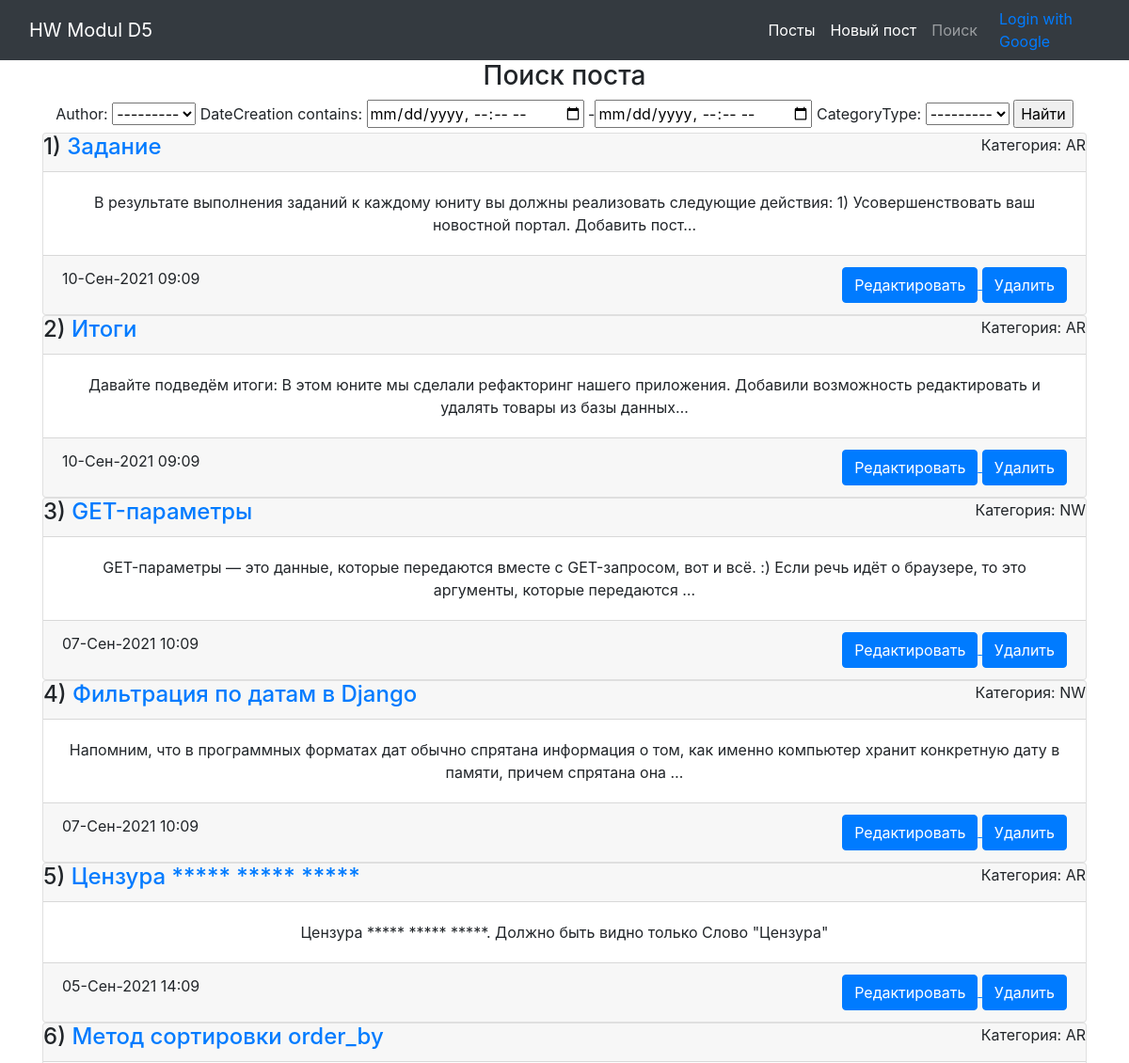
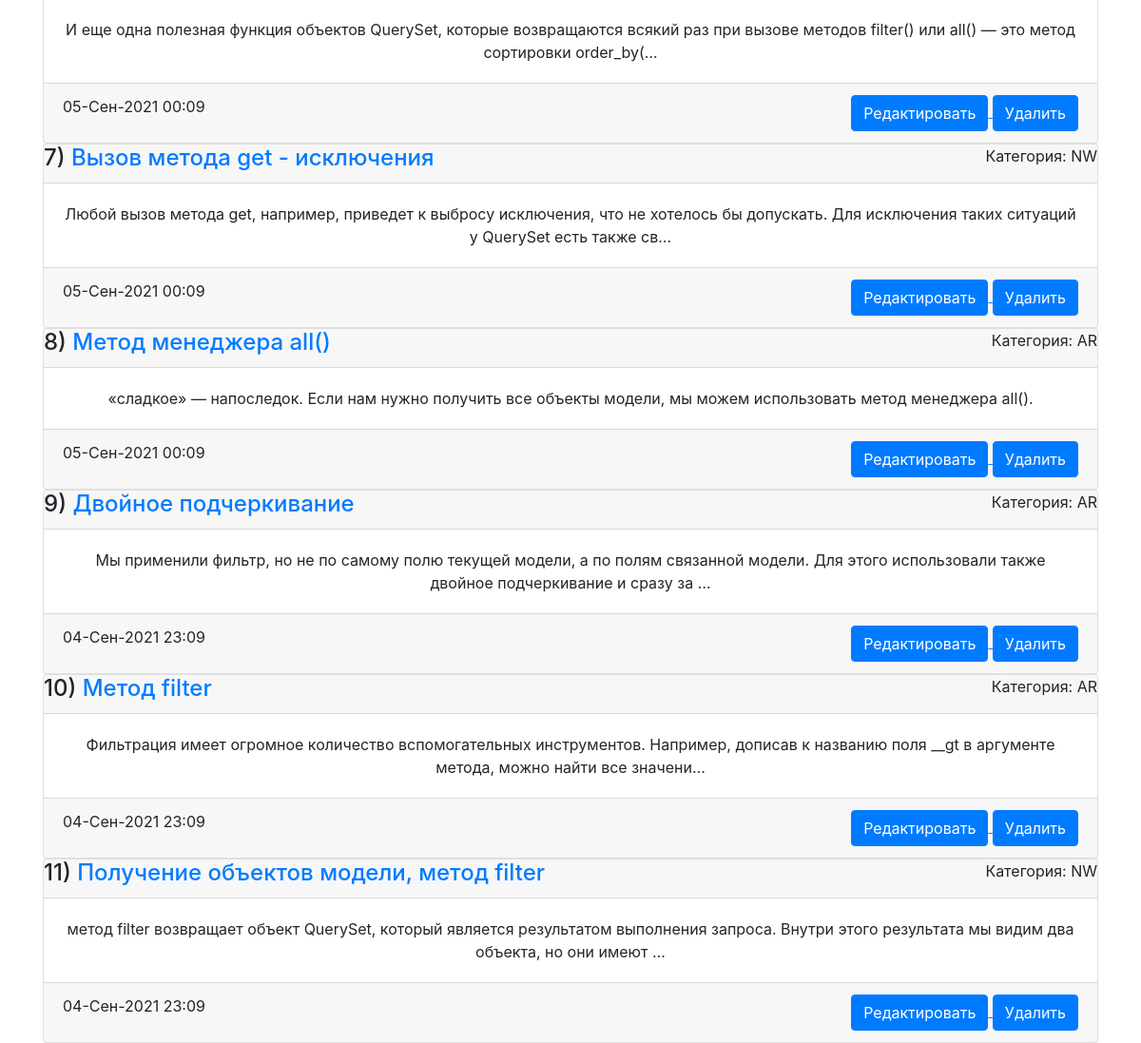
Page /news/search/ on the earlier database version (2 pictures, top to bottom).
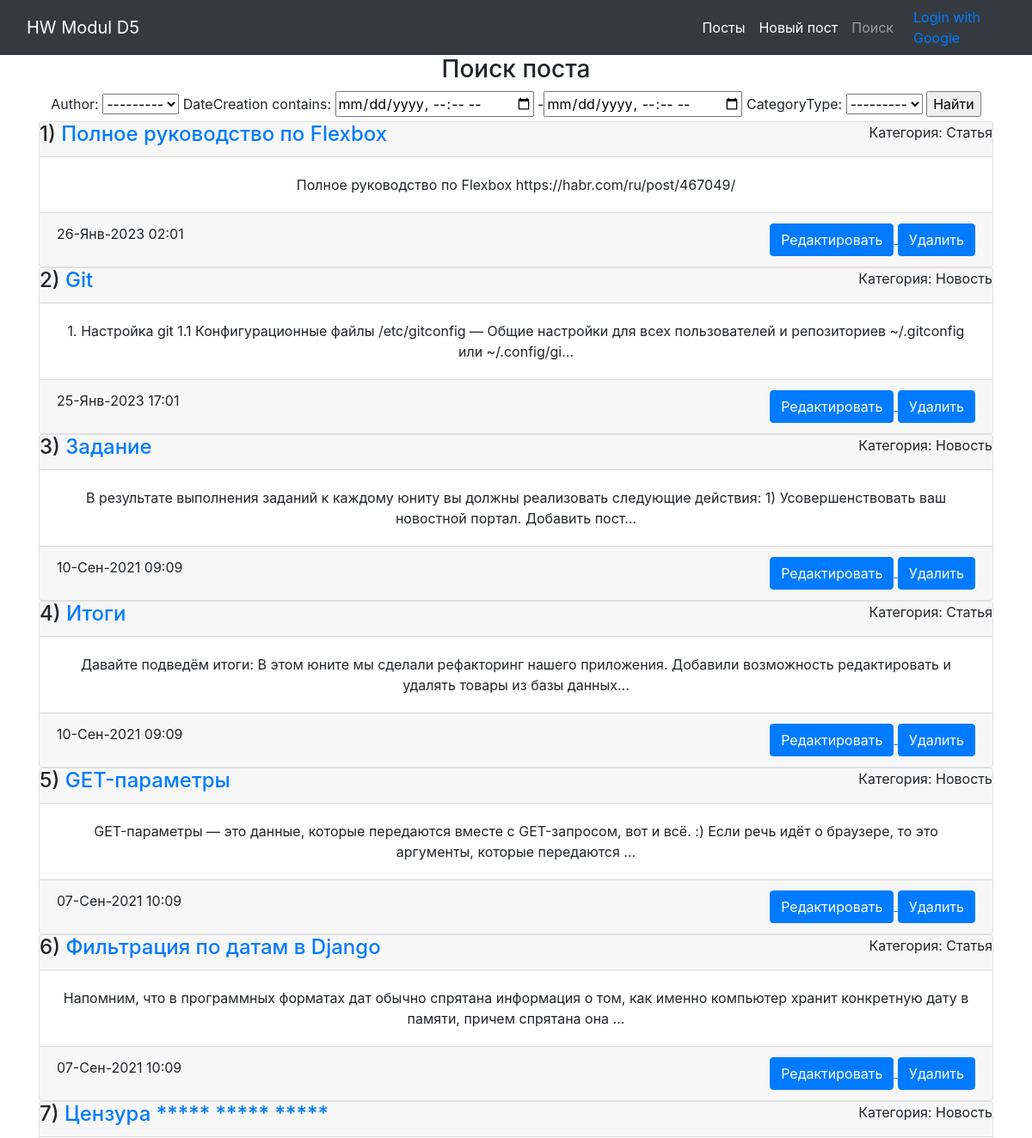
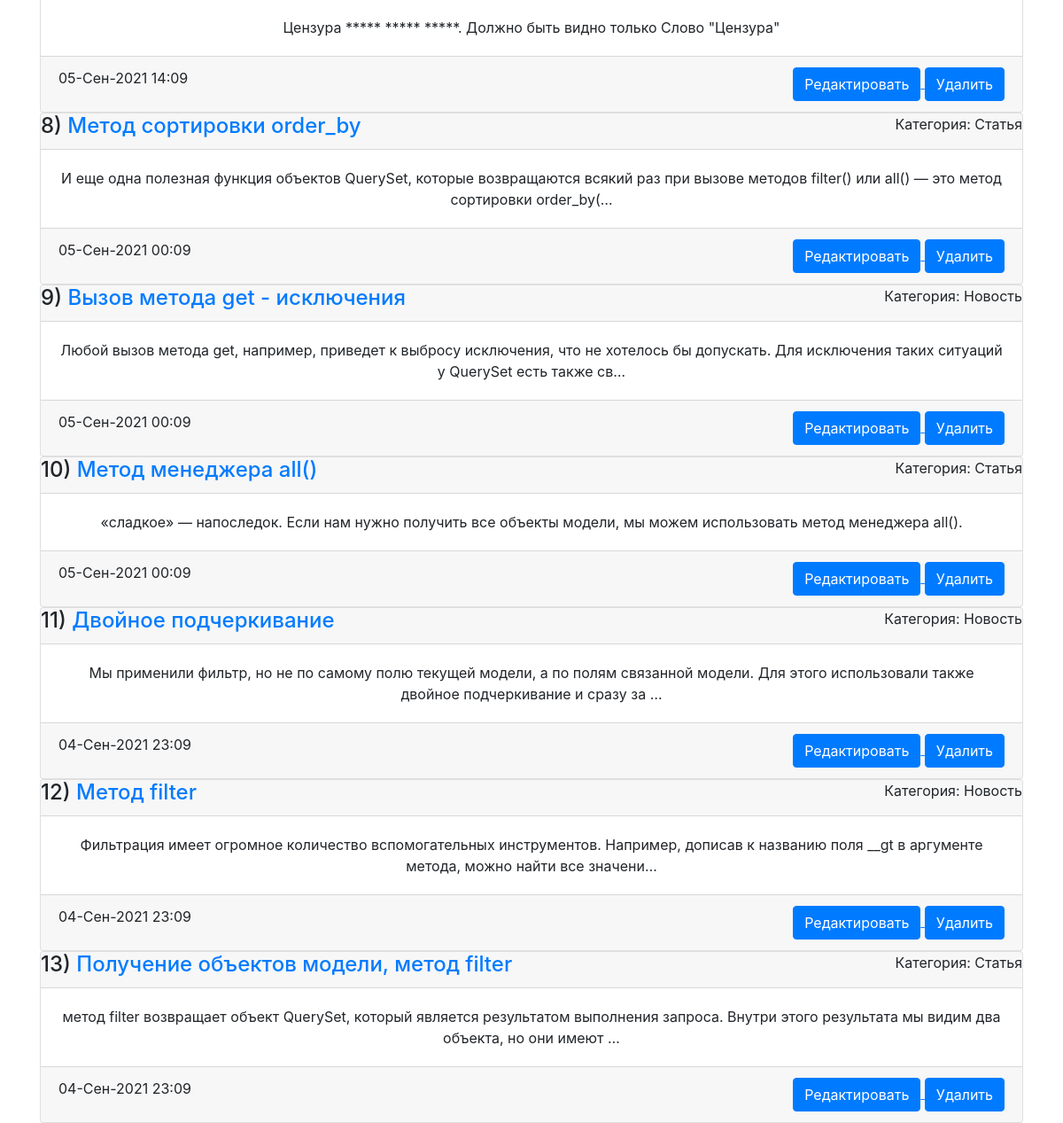
Same page on the later database version (2 pictures, top to bottom).
### news/models.py (models this page shows, shortened)
class Post(models.Model):
    author = models.ForeignKey(Author, on_delete=models.CASCADE)
    NEWS = 'Новость'
    ARTICLE = 'Статья'
    CATEGORY_CHOICES = (
        (NEWS, 'Новость'),
        (ARTICLE, 'Статья'),
    )
    categoryType = models.CharField(
        max_length=7, choices=CATEGORY_CHOICES, default=ARTICLE)
    dateCreation = models.DateTimeField(auto_now_add=True)
    postCategory = models.ManyToManyField(Category, through='PostCategory')
    title = models.CharField(max_length=128)
    text = models.TextField()
    rating = models.SmallIntegerField(default=0)

### news/views.py (the view)
# urls.py: path('search/', PostSearch.as_view(), name='search'),
class PostSearch(PostList):
    template_name = 'flatpages/search.html'
    context_object_name = 'search'
    filter_class = PostFilter
    def get_filter(self):
        return PostFilter(self.request.GET, queryset=super().get_queryset())
    def get_queryset(self):
        return self.get_filter().qs
    def get_context_data(self, *args, **kwargs):
        context = super().get_context_data(*args, **kwargs)
        context['filter'] = PostFilter(
            self.request.GET, queryset=self.get_queryset())
        return context

### news/models.py (called while the page is built)
    def __str__(self) -> str:
        return self.authorUser.username

### news/templatetags/custom_filters.py (called while the page is built)
@register.filter(name='censor')
def censor(value):
    for word in censor_list:
        value = value.replace(word, '*****')
    return value

### news/views.py (called while the page is built)
    def get_context_data(self, **kwargs):
        context = super().get_context_data(**kwargs)
        context['is_not_authors'] = not self.request.user.groups.filter(
            name='authors').exists()
        return context

### templates/flatpages/search.html (shortened to what this page needs)
{% extends 'flatpages/default.html' %}
{% load custom_filters %}
{% block content %}
<h3>Поиск поста</h3>
<form method="GET">
    {{ filter.form }}
    <input type="submit" value="Найти">
</form>
{% if filter %}
{% for news in filter.qs %}
<div class="card">
    <div class="card-header">
        <h4>{{ forloop.counter }}) <a href="{% url 'post' news.id %}">{{ news.title|censor }}</a></h4>
        <p>Категория: {{ news.categoryType }}</p>
    </div>
    <div class="card-body">
        {{ news.text|truncatechars:150|censor }}
    </div>
    <div class="card-footer">
        {{ news.dateCreation|date:'d-M-Y H:m' }}
        <div>
            <a href="{% url 'post_update' news.id %}"><u> <button type="submit"
                        class="btn btn-primary">Редактировать</button> </u></a>
            <a href="{% url 'post_delete' news.id %}"><u> <button type="submit" class="btn btn-primary">Удалить</button>
                </u></a>
        </div>
    </div>
</div>
{% endfor %}
{% endif %}
{% endblock content %}

### templates/flatpages/default.html (shortened to what this page needs)
{% load static %}
<!DOCTYPE html>
<html lang="en">
<head>
  <link href="{% static 'vendor/bootstrap/css/bootstrap.min.css' %}" rel="stylesheet">
  <link rel="stylesheet" href="{% static 'css/style.css' %}" />
</head>
<body>
  <nav class="navbar navbar-expand-lg navbar-dark bg-dark static-top">
    <div class="container">
      <a class="navbar-brand" href="#">HW Modul D5</a>
      <div class="collapse navbar-collapse" id="navbarResponsive">
        <ul class="navbar-nav ml-auto">
          <li class="nav-item active">
            <a class="nav-link" href="/news/">Посты
            </a>
          </li>
          <li class="nav-item active">
            <a class="nav-link" href="{% url 'post_create' %}">Новый пост</a>
          </li>
          <li class="nav-item">
            <a class="nav-link" href="{% url 'search' %}">Поиск</a>
          </li>
        </ul>
      </div>
    </div>
    {% if user.is_authenticated %}
    <a href="{% url 'logout' %}"><button type="submit" class="btn btn-primary">Logout</button></a>
    {% if is_not_authors %}
    <button> <a href="{% url 'upgrade' %}"> Хочу быть автором!</a> </button>
    {% endif %}
    {% else %}
    <a href="/accounts/login/">Login with Google</a>
    {% endif %}
  </nav>
  <div class="container">
    <div class="row">
      <div class="col-lg-12 text-center">
       {% block content %}{% endblock content %}
      </div>
    </div>
  </div>
</body>
</html>

### static/css/style.css (style rules this page uses)
.card-header { padding: 0; margin: 0; display: flex; justify-content: space-between; }
.card-footer { display: flex; justify-content: space-between; }

Differences in the rows shown:
added Post: title|censor "Полное руководство по Flexbox", categoryType "Статья", text|censor "Полное руководство по Flexbox https://habr.com/ru/post/467049/", dateCreation "26-Янв-2023 02:01"
added Post: title|censor "Git", categoryType "Новость", text|censor "1. Настройка git 1.1 Конфигурационные файлы /etc/gitconfig — Общие настройки для всех пользователей и репозиториев ~/.gitconfig или ~/.config/gi…", dateCreation "25-Янв-2023 17:01"
changed Post "Задание": categoryType "AR" → "Новость"
changed Post "Итоги": categoryType "AR" → "Статья"
changed Post "GET-параметры": categoryType "NW" → "Новость"
changed Post "Фильтрация по датам в Django": categoryType "NW" → "Статья"
changed Post "Цензура ***** ***** *****": categoryType "AR" → "Новость"
changed Post "Метод сортировки order_by": categoryType "AR" → "Статья"
changed Post "Вызов метода get - исключения": categoryType "NW" → "Новость"
changed Post "Метод менеджера all()": categoryType "AR" → "Статья"
changed Post "Двойное подчеркивание": categoryType "AR" → "Новость"
changed Post "Метод filter": categoryType "AR" → "Новость"
changed Post "Получение объектов модели, метод filter": categoryType "NW" → "Статья"
